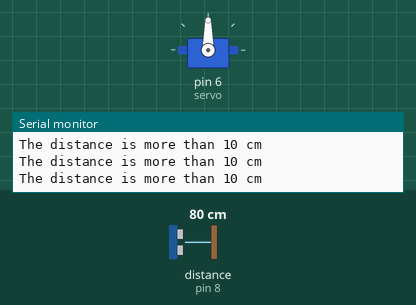
Bench run of a sketch on a simulated Arduino Uno, built with avr-gcc and run on an emulated ATmega328P. Parts: servo, the last lines printed to the serial monitor. Wiring (inferred from the names in the program): ultrasonic range finder: trigger pin 9; echo pin 8. Inputs (shaded band) come from the test bench; at power-on: distance to the obstacle (sensor on pin 8) 80 cm. The echo pulse lasts 58.3 µs per cm.

Above: at 1.3 s.
1.4 s: distance to the obstacle (sensor on pin 8) set to 13 cm
2.9 s: distance to the obstacle (sensor on pin 8) set to 10 cm
At 4.08 s:
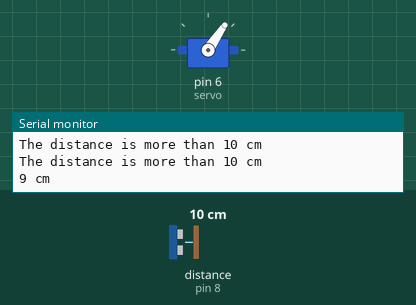
At 5.8 s:
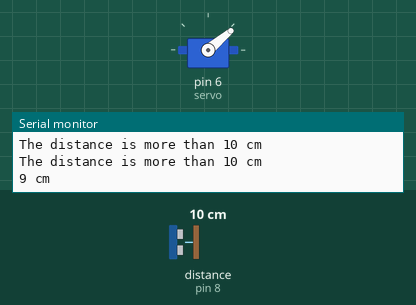
5.9 s: distance to the obstacle (sensor on pin 8) set to 60 cm
At 6.8 s:
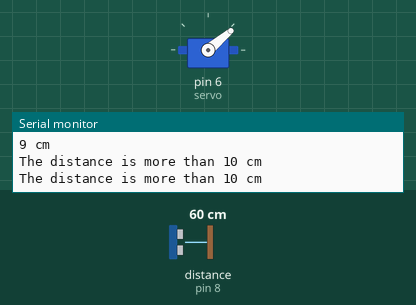
Timing chart, 0 to 8.9 s (numbered marks = the images above; inputs shaded):
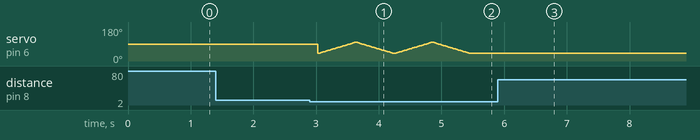

Measured:
- the behaviour switches between 12 and 11 cm on distance to the obstacle (sensor on pin 8) (found by bisection; images 0 and 1)
- after the input at 5.9 s, servo on pin 6 (servo): stops changing and stays 40°

The sketch:

greeting_robot.ino
```cpp
#include <Servo.h>

#define trigPin 9
#define echoPin 8

Servo servo;

int sound = 250;

void setup() {

Serial.begin (9600);
pinMode(trigPin, OUTPUT);
pinMode(echoPin, INPUT);
servo.attach(6);

}

void loop() {

long duration, distance;

digitalWrite(trigPin, LOW);
delayMicroseconds(2);
digitalWrite(trigPin, HIGH);
delayMicroseconds(10);
digitalWrite(trigPin, LOW);
duration = pulseIn(echoPin, HIGH);
distance = (duration/2) / 29.1;

if (distance <= 10) {
Serial.print(distance);
Serial.println(" cm");
for(int j=0; j<2; j++){
  for(int i= 40; i<100; i++){
    servo.write(i);
    delay(10);
  }
  for(int i= 100; i>=40; i--){
    servo.write(i);
    delay(10);
  }
}

}

else {
Serial.println("The distance is more than 10 cm");

}

delay(500);

}
```
